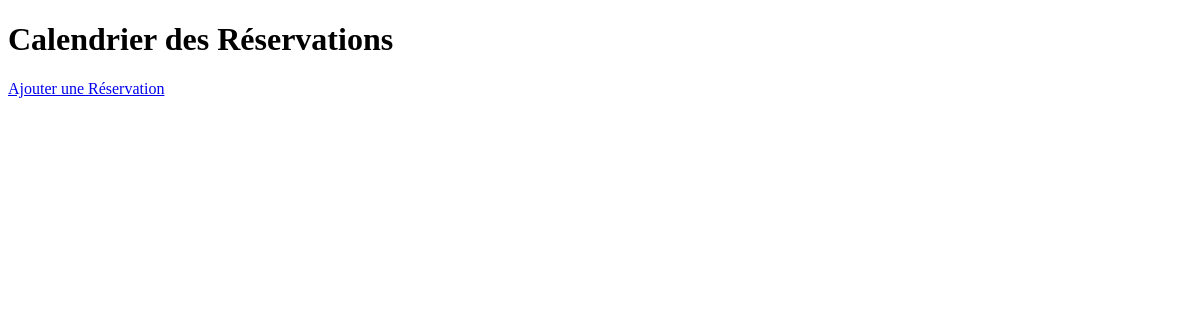
/app_info/calendrier/, run on an earlier commit of the app's database.
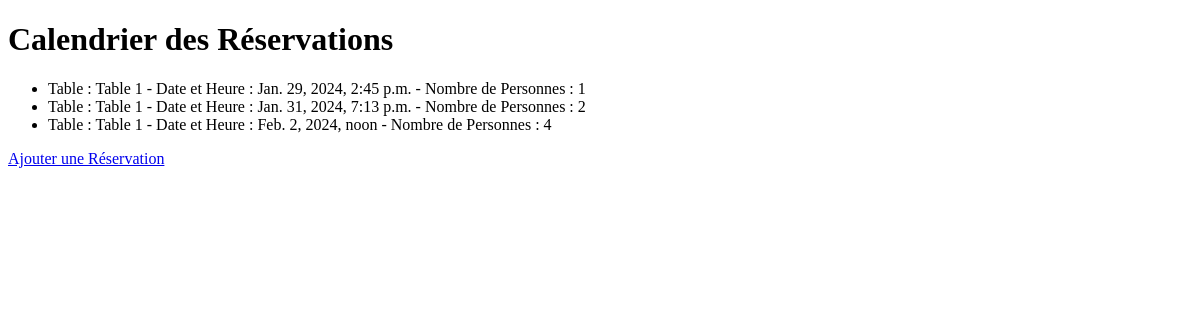
And on a later commit of the database.
### app_info/models.py (models this page shows, shortened)
class Reservation(models.Model):
    table = models.ForeignKey(Table, on_delete=models.CASCADE)
    date_heure = models.DateTimeField()
    nombre_personnes = models.IntegerField()

class Table(models.Model):
    nom = models.CharField(max_length=50)
    capacite = models.IntegerField()

### app_info/views.py (the view)
# urls.py: path('calendrier/', views.calendrier_reservations, name='calendrier_reservations'),
def calendrier_reservations(request):
    reservations = Reservation.objects.all()
    return render(request, 'app_info/calendrier.html', {'reservations': reservations})

### app_info/templates/app_info/calendrier.html (shortened to what this page needs)
<!DOCTYPE html>
<html lang="fr">
<head>
</head>
<body>
    <h1>Calendrier des Réservations</h1>
    <ul>
        {% for reservation in reservations %}
        <li>
            Table : {{ reservation.table.nom }} -
            Date et Heure : {{ reservation.date_heure }} -
            Nombre de Personnes : {{ reservation.nombre_personnes }}
        </li>
        {% endfor %}
    </ul>
    <a href="{% url 'ajouter_reservation' %}">Ajouter une Réservation</a>
</body>
</html>

What changed in the data, as far as the page shows it:
added Reservation: table.nom "Table 1", date_heure "Jan. 29, 2024, 2:45 p.m.", nombre_personnes "1"
added Reservation: table.nom "Table 1", date_heure "Jan. 31, 2024, 7:13 p.m.", nombre_personnes "2"
added Reservation: table.nom "Table 1", date_heure "Feb. 2, 2024, noon", nombre_personnes "4"
